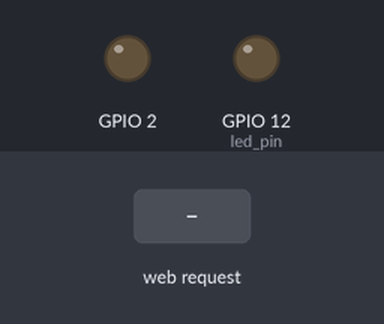
A program run on a simulated ESP32. Parts: output pins drawn as LEDs (lit = HIGH). The inputs (shaded band) are chosen by the test bench. WiFi joins after 1.5 s; servers stay silent unless stated; what the program prints to the serial monitor is not drawn.

Above: at 3.2 s.
3.3 s: HTTP request GET /on received
At 3.9 s:
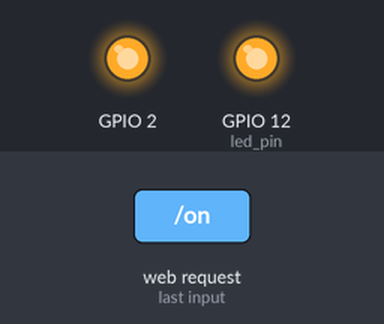
4.8 s: HTTP request GET /off received
At 6.2 s:
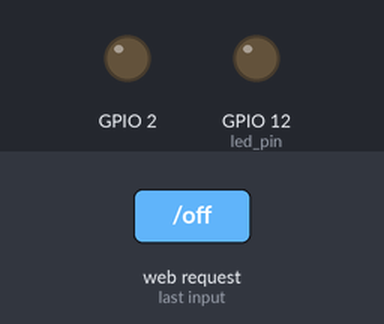
Timing chart, 0 to 7.8 s (numbered marks = the images above; inputs shaded):
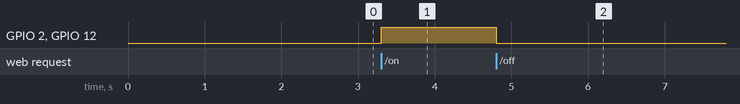

Measured:
- after the input at 3.3 s, GPIO 2, GPIO 12 (led_pin): LOW → HIGH at once
- after the input at 4.8 s, GPIO 2, GPIO 12 (led_pin): HIGH → LOW at once

The program:

main.cpp
```cpp
#include <Arduino.h>
#include <WiFi.h>
#include <WebServer.h>

#define led_pin 12

const char* ssid = "who";
const char* password ="Z1234567890";

WebServer server(80);

void handleRoot() {
  String jsonResponse = "{";
  jsonResponse += "\"status\": \"ONLINE\",";
  jsonResponse += "\"uptime_seconds\": " + String(millis() / 1000) + ",";
  jsonResponse += "\"device_name\": \"ESP32 DevKit\"";
  jsonResponse += "}";

  server.send(200, "application/json", jsonResponse);
}

void handleLedOn()
{
  digitalWrite(BUILTIN_LED, HIGH);
  digitalWrite(led_pin, HIGH);
  server.send(200, "text/plain", "LED is ON");
}
void handleLedOff()
{
  digitalWrite(led_pin, LOW);
  digitalWrite(BUILTIN_LED, LOW);
  server.send(200, "text/plain", "LED is OFF");
}

void setup(){
  Serial.begin(115200);

  pinMode(led_pin, OUTPUT);
  pinMode(BUILTIN_LED, OUTPUT);

  WiFi.begin(ssid, password);
  while (WiFi.status() != WL_CONNECTED) {
    delay(1000);
    Serial.println("Connecting to WiFi...");
  }
  Serial.println("Connected to WiFi");
  Serial.print("IP address: ");
  Serial.println(WiFi.localIP());

  server.on("/", handleRoot); // root link
  server.on("/on", handleLedOn); // LED ON link
  server.on("/off", handleLedOff); // LED OFF link
  server.begin();
}
void loop(){
  server.handleClient(); //listen for client requests
}
```
